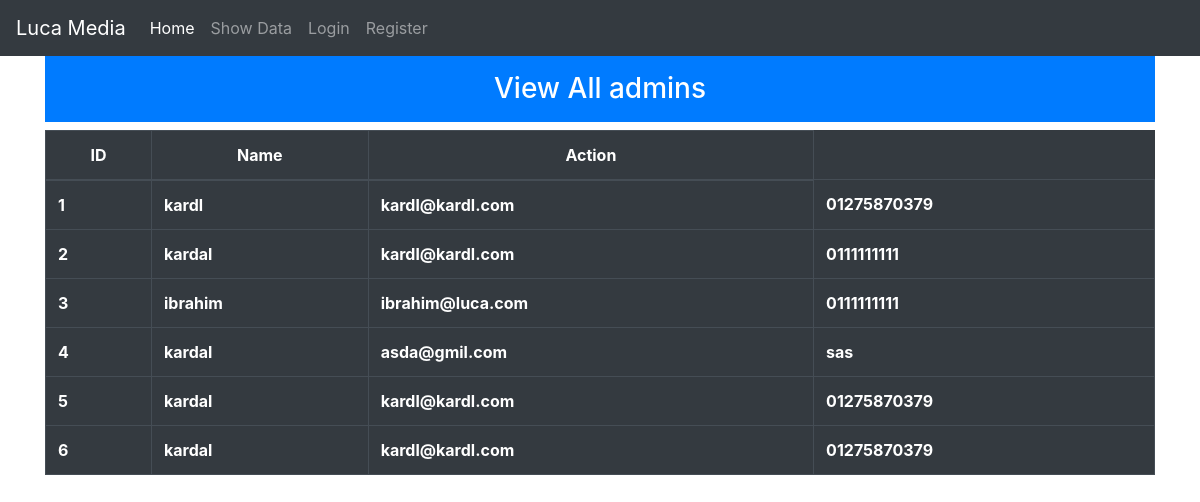
The app's page /admin.php with its own data.
### tables this page shows
CREATE TABLE `users` (
  `id` int(11) NOT NULL,
  `name` varchar(255) NOT NULL,
  `email` varchar(255) NOT NULL,
  `mobile` varchar(255) NOT NULL,
  `password` varchar(255) NOT NULL
);

### classes/user.php (called while the page is built)
<?php
include('./inc/db.php');
class user
{
    public static function getAllUsers()
    {
        global $pdo;
        $stmt = $pdo->prepare("SELECT * FROM users");
        $stmt->execute();
        return $stmt->fetchAll(PDO::FETCH_CLASS);
    }
}

### admin.php (the view, shortened to what this page needs)
<?php include('inc/header.php'); ?>
<div class="container">
    <div class="row">
    <div class="col-sm-12">
        <h3 class="text-center p-3 bg-primary text-white">View All admins</h3>
        <table class="table table-dark table-bordered">
            <thead>
                <tr class="text-center">
                    <th scope="col">ID</th>
                    <th scope="col">Name</th>
                    <th scope="col">Action</th>
                </tr>
            </thead>
            <tbody>
                <?php
                include 'classes/user.php'; $i=1?>
                <?php foreach(user::getAllUsers() as $row): ?>
                    <tr>
                        <th scope="row"><?php echo $i++;?></th>
                        <th><?php echo $row->name;?></th>
                        <th><?php echo $row->email;?></th>
                        <th><?php echo $row->mobile;?></th>
                    </tr>
                <?php endforeach;?>
            </tbody>
            </div>
        </div>
    </div>
<?php include('inc/footer.php'); ?>

### inc/header.php (shortened to what this page needs)
<!doctype html>
<html lang="en">
  <head>
    <link rel="stylesheet" href="https://cdn.jsdelivr.net/npm/bootstrap@4.5.3/dist/css/bootstrap.min.css" >
  </head>
  <body>
  <nav class="navbar navbar-expand-lg navbar-dark bg-dark text-light">
        <a class="navbar-brand" href="index.php">Luca Media</a>
        <div class="collapse navbar-collapse" id="navbarSupportedContent">
            <ul class="navbar-nav mr-auto">
                <li class="nav-item active">
                    <a class="nav-link" href="index.php">Home </span></a>
                </li>
                <li class="nav-item">
                    <a class="nav-link" href="show-data.php">Show Data</a>
                </li>
                <?php if(!isset($_SESSION['user_name'])):?>
                <li class="nav-item">
                    <a class="nav-link" href="login.php">Login</a>
                </li>
                <li class="nav-item">
                    <a class="nav-link" href="register.php">Register</a>
                </li>
            <?php endif; ?>
        </div>
    </nav>

### inc/footer.php (shortened to what this page needs)
  </body>
</html>

### records on screen
users: name "kardl", email "kardl@kardl.com", mobile "01275870379"
users: name "kardal", email "kardl@kardl.com", mobile "0111111111"
users: name "ibrahim", email "ibrahim@luca.com", mobile "0111111111"
users: name "kardal", email "asda@gmil.com", mobile "sas"
users: name "kardal", email "kardl@kardl.com", mobile "01275870379"
users: name "kardal", email "kardl@kardl.com", mobile "01275870379"
